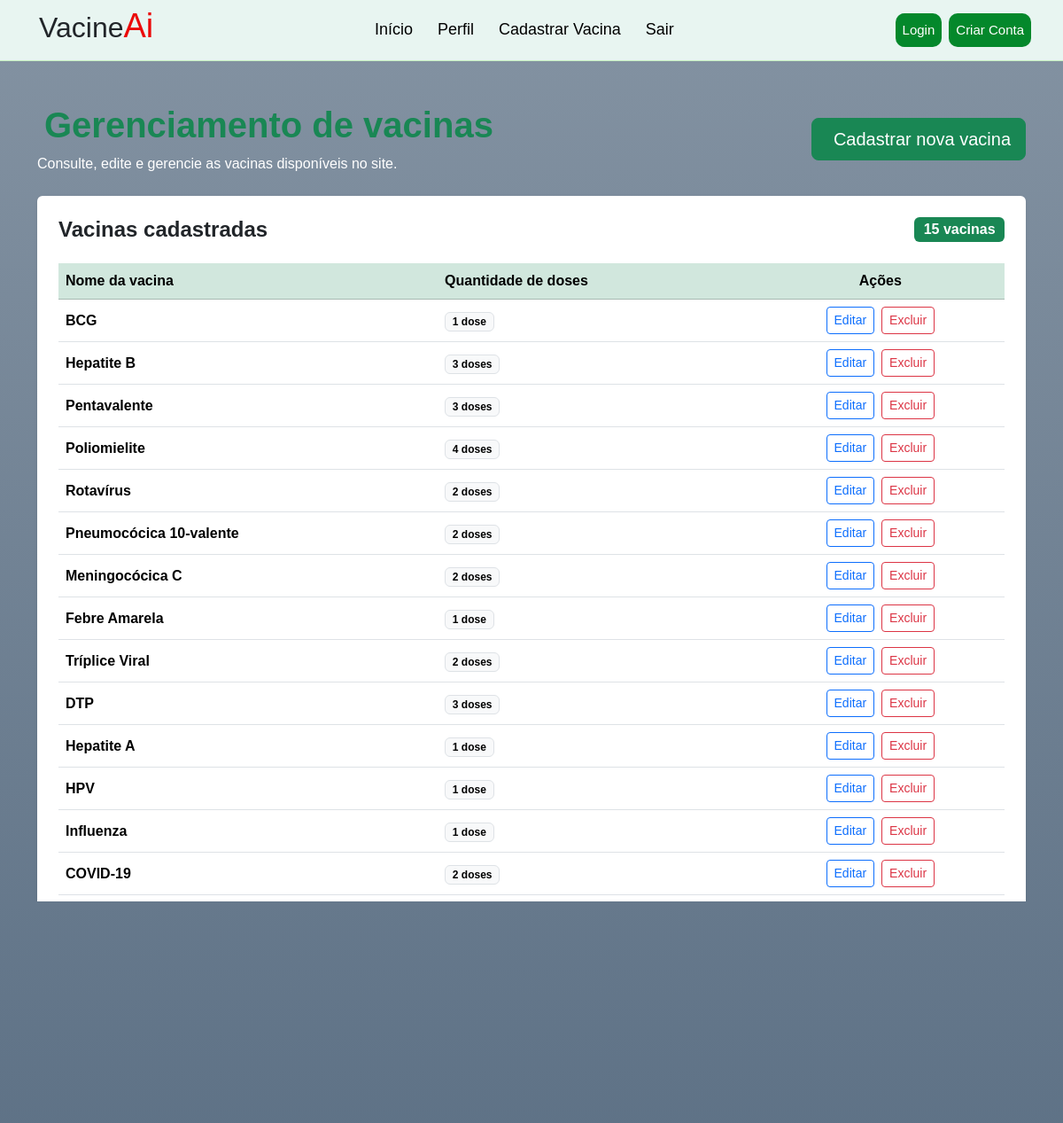
Screenshot of /views/gerenciar_vacinas_site.php with the database file from the repository.
### tables this page shows
CREATE TABLE vacina (
    id_vacina INT PRIMARY KEY AUTO_INCREMENT,
    nome VARCHAR(150) NOT NULL,
    qtd_doses INT NOT NULL,
    periodo INT,
    CONSTRAINT chk_vacina_qtd_doses CHECK (qtd_doses > 0)
);

### models/vacinas.php (called while the page is built, shortened)
<?php
class Vacina
{
    public static function listar()
    {
        try {
            $conexao = Conexao::conectar();
            $sql = "SELECT * FROM vacina";
            $stmt = $conexao->prepare($sql);
            $stmt->execute();
            $lista = $stmt->fetchAll();
            return $lista;
        } catch (PDOException $e) {
            echo $e->getMessage();
        }
    }
}

### views/gerenciar_vacinas_site.php (the view, shortened to what this page needs)
<?php
require_once __DIR__ . "/../templates/_cabecalho.php";
require_once __DIR__ . "/../models/vacinas.php";
$vacinas = Vacina::listar();
?>
<main class="container py-5">
    <div class="d-flex flex-column flex-md-row
                justify-content-between align-items-md-center gap-3 mb-4">
        <div>
            <h1 class="fw-bold text-success">
                Gerenciamento de vacinas
            </h1>
            <p class="text-white mb-0">
                Consulte, edite e gerencie as vacinas disponíveis no site.
            </p>
        </div>
        <a
            href="/vacine_ai/views/cadastro_vacina_admin.php"
            class="btn btn-success btn-lg">
            Cadastrar nova vacina
        </a>
    </div>
    <section class="card shadow-sm border-0">
        <div class="card-body p-4">
            <div class="d-flex flex-column flex-md-row
                        justify-content-between align-items-md-center gap-2 mb-4">
                <h2 class="h4 fw-bold mb-0">
                    Vacinas cadastradas
                </h2>
                <span class="badge text-bg-success fs-6">
                    <?= count($vacinas) ?> vacinas
                </span>
            </div>
            <div class="table-responsive">
                <table class="table table-hover align-middle">
                    <thead class="table-success">
                        <tr>
                            <th scope="col">Nome da vacina</th>
                            <th scope="col">Quantidade de doses</th>
                            <th scope="col" class="text-center">Ações</th>
                        </tr>
                    </thead>
                    <tbody>
                        <?php foreach ($vacinas as $vacina): ?>
                            <tr>
                                <td class="fw-semibold">
                                    <?= htmlspecialchars($vacina['nome']) ?>
                                </td>
                                <td>
                                    <span class="badge text-bg-light border">
                                        <?= (int) $vacina['qtd_doses'] ?>
                                        <?= (int) $vacina['qtd_doses'] === 1
                                            ? 'dose'
                                            : 'doses' ?>
                                    </span>
                                </td>
                                <td>
                                    <div class="d-flex justify-content-center gap-2">
                                        <a
                                            href="/vacine_ai/views/editar_vacina.php?id=<?= (int) $vacina['id_vacina'] ?>"
                                            class="btn btn-outline-primary btn-sm">
                                            Editar
                                        </a>
                                        <a
                                            href="#"
                                            class="btn btn-outline-danger btn-sm"
                                            aria-disabled="true"
                                            onclick="return false;">
                                            Excluir
                                        </a>
                                    </div>
                                </td>
                            </tr>
                        <?php endforeach; ?>
                    </tbody>
                </table>
            </div>
            <div class="text-secondary small mt-3">
            </div>
        </div>
    </section>
</main>
<?php
require_once __DIR__ . "/../templates/_rodape.php";
?>

### templates/_cabecalho.php (shortened to what this page needs)
<!DOCTYPE html>
<html lang="pt-BR">
<head>
    <link rel="stylesheet" href="/vacine_ai/css/bootstrap.css">
    <link rel="stylesheet" href="/vacine_ai/css/style.css">
</head>
<body>
    <header>
        <div class="logo">
            <h2>Vacine<span>Ai</span></h2>
        </div>
        <nav class="menu">
            <a href="/vacine_ai/index.php" class="menu-link">Início</a>
            <a href="/vacine_ai/views/perfil.php" class="menu-link">Perfil</a>
            <a href="/vacine_ai/views/cadastrar_vacina.php" class="menu-link">Cadastrar Vacina</a>
            <a href="#" class="menu-link">Sair</a>
        </nav>
        <div class="botoes-topo">
            <a href="/vacine_ai/views/login.php" class="botoes">Login</a>
            <a href="/vacine_ai/views/cadastro_usuario.php" class="botoes">Criar Conta</a>
        </div>
    </header>

### templates/_rodape.php
<footer>
    <img src="/vacine_ai/imgs/rodape.png" alt="">
</footer>
</body>
</html>

### css/style.css (style rules this page uses)
* { margin: 0; padding: 0; box-sizing: border-box; }
body { width: 100%; margin: 0; min-height: 100vh; font-family: Arial, sans-serif; background: linear-gradient(rgba(9, 39, 70, 0.50), rgba(9, 39, 70, 0.65)), url('../assets/img/fundo-vacina.jpg'); background-size: cover; background-position: center; background-repeat: no-repeat; background-attachment: fixed; justify-content: center; align-items: center; }
header { display: flex; justify-content: space-between; padding: 7px 3%; background-color: rgb(232, 245, 241); border-bottom: 1px solid #c5eec0; }
.logo { display: flex; justify-content: center; align-items: center; gap: 8px; }
.logo span { color: rgb(235, 9, 9); font-size: 38px; gap: 1.5px; }
.menu { display: flex; justify-content: space-between; align-items: center; gap: 28px; }
.menu-link { font-size: 18px; text-decoration: none; color: black }
.botoes-topo { display: flex; justify-content: space-between; align-items: center; gap: 8px; }
.botoes { font-size: 15px; border-radius: 10px; padding: 8px; text-decoration: none; background-color: rgb(4, 136, 43); color: white }
footer { width: 100%; margin-top: auto; padding: 0; bottom: 0; left: 0; }
footer img { width: 100%; display: block; height: 60px; }

### rows the page displays
vacina: nome "BCG", qtd_doses "1"
vacina: nome "Hepatite B", qtd_doses "3"
vacina: nome "Pentavalente", qtd_doses "3"
vacina: nome "Poliomielite", qtd_doses "4"
vacina: nome "Rotavírus", qtd_doses "2"
vacina: nome "Pneumocócica 10-valente", qtd_doses "2"
vacina: nome "Meningocócica C", qtd_doses "2"
vacina: nome "Febre Amarela", qtd_doses "1"
vacina: nome "Tríplice Viral", qtd_doses "2"
vacina: nome "DTP", qtd_doses "3"
vacina: nome "Hepatite A", qtd_doses "1"
vacina: nome "HPV", qtd_doses "1"
vacina: nome "Influenza", qtd_doses "1"
vacina: nome "COVID-19", qtd_doses "2"

### other values shown
count($vacinas) "15"
